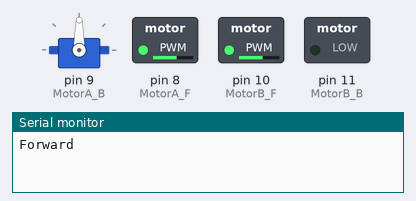
Simulated run of this sketch. Board: Arduino Mega 2560, built with avr-gcc and run on an emulated ATmega2560. Shown: servo, switched loads named in the sketch (green lamp = pin HIGH), the last lines printed to the serial monitor. Pins used as bus, display or sensor lines are not drawn.

Above: at 0.05 s.
At 2.0 s:
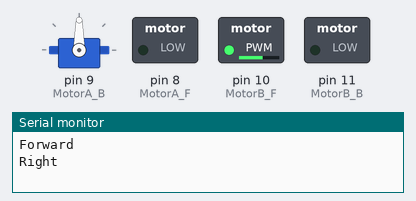
At 3.0 s:
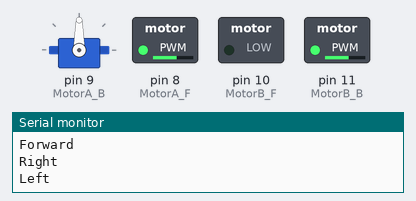
At 4.0 s:
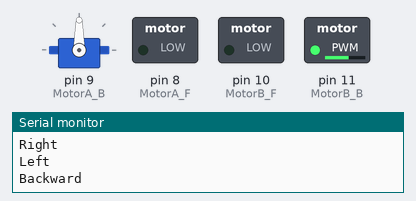
At 9.0 s:
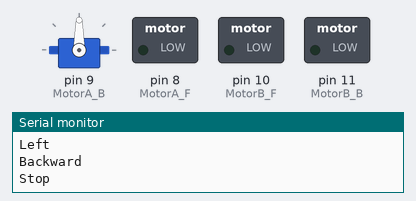
Timing chart, 0 to 11.7 s (numbered marks = the images above):
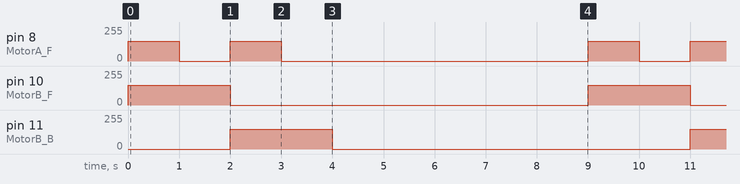

The sketch:

MovementTest.ino
```cpp
#include <Servo.h>

const int trig = 22;
const int echo = 24;
const int pinH = 26;
const int pinH2 = 28;
const int MotorA_F = 8;
const int MotorA_B = 9;
const int MotorB_B = 11;
const int MotorB_F = 10;
const int leftSpeed = 150;
const int rightSpeed = 150;
const int duration;
const int cm;

Servo myServo;

int distance()
{
  digitalWrite(trig, LOW);
  delayMicroseconds(5);
  digitalWrite(trig,HIGH);
  delayMicroseconds(10);
  digitalWrite(trig, LOW);
  int duration = pulseIn(echo, HIGH);

  int cm = (duration / 2) * 0.0343;
  delay(100);

  return cm;
}

void setup() {
  pinMode(trig, OUTPUT);
  pinMode(echo, INPUT);
  pinMode(MotorA_F, OUTPUT);
  pinMode(MotorA_B, OUTPUT);
  pinMode(MotorB_F, OUTPUT);
  pinMode(MotorB_B, OUTPUT);

  Serial.begin(9600);
  myServo.attach(9);
}

void loop() {
 Move("Forward");
 delay(1000);
 Move("Right");
 delay(1000);
 Move("Left");
 delay(1000);
 Move("Backward");
 delay(1000);
 Move("Stop");
 delay(5000);
}


void Move(String order)
{
  digitalWrite(pinH, HIGH);
  digitalWrite(pinH2, HIGH);
  Serial.println(order);

  if (order == "Forward")
  {
    digitalWrite(MotorA_B, LOW);
    analogWrite(MotorA_F, rightSpeed);
    analogWrite(MotorB_F, leftSpeed);
    digitalWrite(MotorB_B, LOW);
  }
  else if (order == "Left")
  {
    digitalWrite(MotorA_B, LOW);
    analogWrite(MotorA_F, rightSpeed);
    analogWrite(MotorB_B, leftSpeed);
    digitalWrite(MotorB_F, LOW);
  }
  else if (order == "Right")
  {
    digitalWrite(MotorA_F, LOW);
    analogWrite(MotorA_B, rightSpeed);
    analogWrite(MotorB_F, leftSpeed);
    digitalWrite(MotorB_B, LOW);
  }
  else if (order == "Stop")
  {
    digitalWrite(MotorA_B, LOW);
    digitalWrite(MotorA_F, LOW);
    digitalWrite(MotorB_F, LOW);
    digitalWrite(MotorB_B, LOW);
  }
  else if (order == "Backward")
  {
    digitalWrite(MotorA_F, LOW);
    analogWrite(MotorA_B, rightSpeed);
    analogWrite(MotorB_B, leftSpeed);
    digitalWrite(MotorB_F, LOW);
  }
}
```

Measured:
- by itself, pin 8 (MotorA_F): repeats every 9.0 s: 0/255 1.0 s, 150/255 1.0 s, 0/255 6.0 s, 150/255 1.0 s
- by itself, pin 10 (MotorB_F), pin 11 (MotorB_B): alternates 150/255 for 2.0 s and 0/255 for 7.0 s
